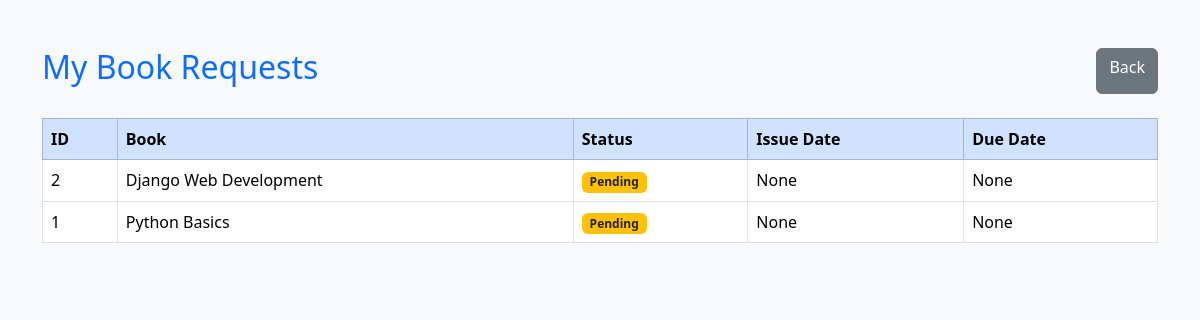
Page /student/my-requests/ (signed in) on the earlier database version.
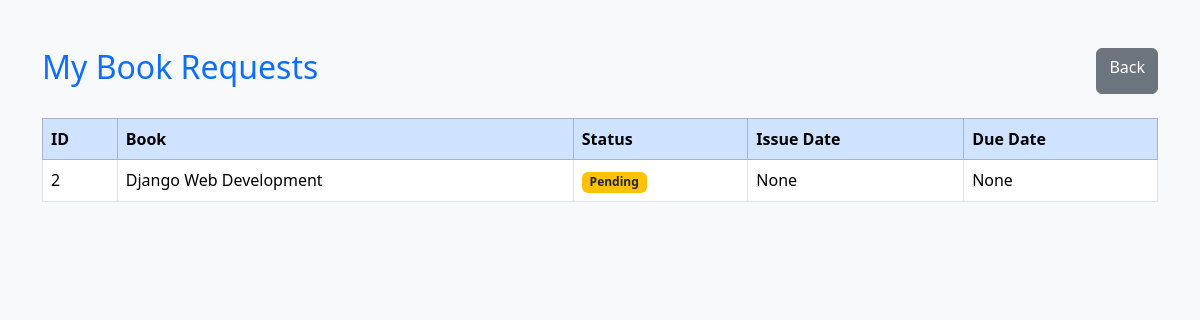
Same page on the later database version.
### issue/models.py (models this page shows, shortened)
class IssueBook(models.Model):
    STATUS_CHOICES = [
        ('pending', 'Pending'),
        ('approved', 'Approved'),
        ('rejected', 'Rejected'),
        ('returned', 'Returned'),
    ]
    user = models.ForeignKey(
        settings.AUTH_USER_MODEL,
        on_delete=models.CASCADE
    )
    book = models.ForeignKey(
        Book,
        on_delete=models.CASCADE
    )
    request_date = models.DateTimeField(
        auto_now_add=True
    )
    issue_date = models.DateField(
        null=True,
        blank=True
    )
    due_date = models.DateField(
        null=True,
        blank=True
    )
    status = models.CharField(
        max_length=20,
        choices=STATUS_CHOICES,
        default='pending'
    )

### books/models.py (models this page shows, shortened)
class Book(models.Model):
    title = models.CharField(max_length=200)
    author = models.CharField(max_length=150)
    isbn = models.CharField(max_length=20, unique=True)
    category = models.ForeignKey(Category, on_delete=models.CASCADE)
    quantity = models.PositiveIntegerField(default=1)
    available = models.PositiveIntegerField(default=1)
    description = models.TextField(blank=True, null=True)
    added_on = models.DateTimeField(auto_now_add=True)

### student/views.py (the view)
# urls.py: path('my-requests/',views.my_requests,name='student_requests'),
@login_required
def my_requests(request):
    requests = IssueBook.objects.filter(
        user=request.user
    ).order_by('-id')
    return render(request, 'student/my_requests.html', {
        'requests': requests
    })

### student/templates/student/my_requests.html (shortened to what this page needs)
<!DOCTYPE html>
<html lang="en">
<head>
<link href="https://cdn.jsdelivr.net/npm/bootstrap@5.3.2/dist/css/bootstrap.min.css" rel="stylesheet">
</head>
<body class="bg-light">
<div class="container mt-5">
<div class="d-flex justify-content-between mb-4">
<h2 class="text-primary">My Book Requests</h2>
<a href="/student/dashboard/" class="btn btn-secondary">
Back
</a>
</div>
<table class="table table-bordered table-hover bg-white">
<thead class="table-primary">
<tr>
<th>ID</th>
<th>Book</th>
<th>Status</th>
<th>Issue Date</th>
<th>Due Date</th>
</tr>
</thead>
<tbody>
{% for item in requests %}
<tr>
<td>{{ item.id }}</td>
<td>{{ item.book.title }}</td>
<td>
{% if item.status == 'pending' %}
<span class="badge bg-warning text-dark">
Pending
</span>
{% elif item.status == 'approved' %}
<span class="badge bg-success">
Approved
</span>
{% elif item.status == 'rejected' %}
<span class="badge bg-danger">
Rejected
</span>
{% elif item.status == 'returned' %}
<span class="badge bg-info">
Returned
</span>
{% endif %}
</td>
<td>{{ item.issue_date }}</td>
<td>{{ item.due_date }}</td>
</tr>
{% empty %}
<tr>
<td colspan="5" class="text-center">
No requests found.
</td>
</tr>
{% endfor %}
</tbody>
</table>
</div>
</body>
</html>

Differences in the rows shown:
removed IssueBook: id "1", book "Python Basics", status "Pending", issue_date "None", due_date "None"
